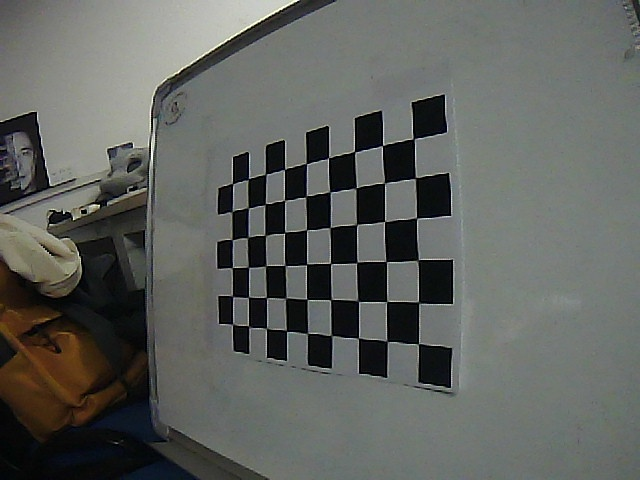
#> input picture script/calibrate/7.jpg, 640 x 480 px
$ python undistort.py 7.jpg   (older library calls are emulated)
#> lines starting #> are read from the running program, lines starting #| are printed output that depends on the picture
import cv2
import sys
import numpy as np

def undistort(img_path):
#> called with img_path = '7.jpg'
    DIM = (640, 480)
    K = np.array(
        [[529.0542108650583, 0.0, 328.11243708259155], [0.0, 528.4474102469408, 276.541015762088], [0.0, 0.0, 1.0]])
    D = np.array([[-0.1675384798926949], [-0.5110533326571545], [10.49841774261518], [-41.314556160738114]])
    img = cv2.imread(img_path)
#> img is the input picture: shape (480, 640, 3); mean B, G, R 94.5, 98.4, 95.9
    h,w = img.shape[:2]
#> h = 480; w = 640
    map1, map2 = cv2.fisheye.initUndistortRectifyMap(K, D, np.eye(3), K, DIM, cv2.CV_16SC2)
    undistorted_img = cv2.remap(img, map1, map2, interpolation=cv2.INTER_LINEAR, borderMode=cv2.BORDER_CONSTANT)
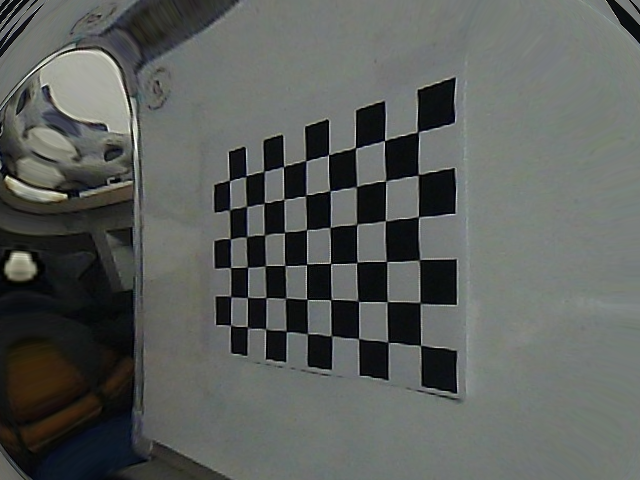
#> undistorted_img: shape (480, 640, 3); mean B, G, R 91.5, 94.7, 91.3
    cv2.imshow("undistorted", undistorted_img)
    cv2.waitKey(0)
    cv2.destroyAllWindows()

if __name__ == '__main__':
    # for p in sys.argv[1:]:
    #     print(p)
    undistort("7.jpg")

$ run again, with script/calibrate/0.jpg copied over script/calibrate/7.jpg
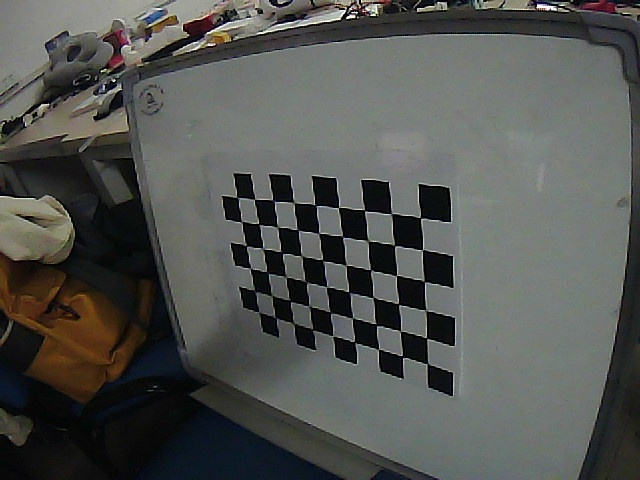
#> input picture script/calibrate/0.jpg, 640 x 480 px
#> in undistort, img is the input picture: shape (480, 640, 3); mean B, G, R 81.8, 84.9, 83.3
#> in undistort, `undistorted_img = cv2.remap(img, map1, map2, interpolation=cv2.INTER_L..`:
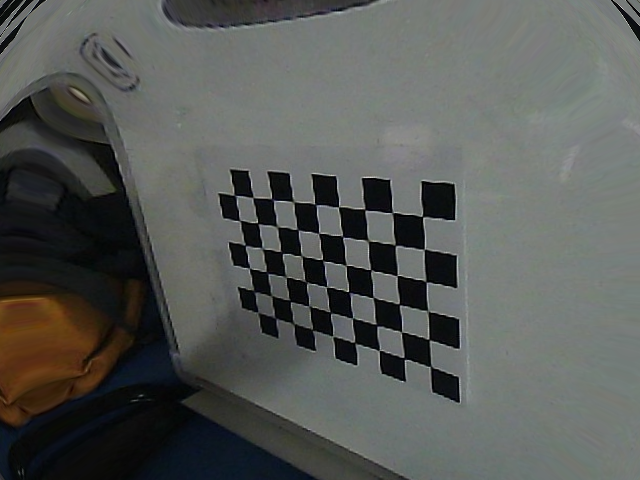
#> undistorted_img: shape (480, 640, 3); mean B, G, R 86.5, 89.5, 87.1

$ run again, with script/calibrate/2.jpg copied over script/calibrate/7.jpg
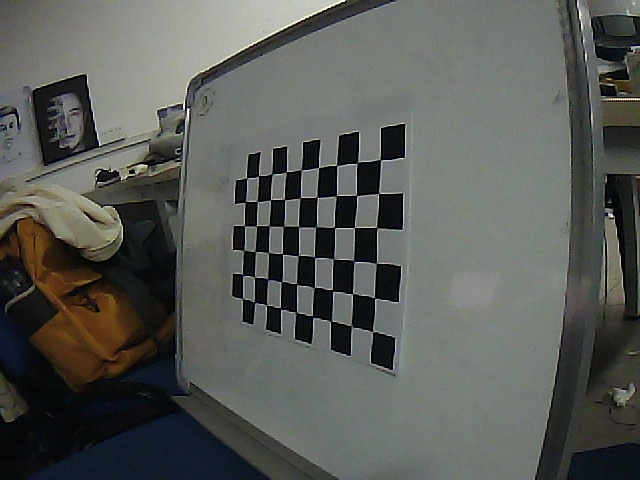
#> input picture script/calibrate/2.jpg, 640 x 480 px
#> in undistort, img is the input picture: shape (480, 640, 3); mean B, G, R 87.4, 91.2, 89.2
#> in undistort, `undistorted_img = cv2.remap(img, map1, map2, interpolation=cv2.INTER_L..`:
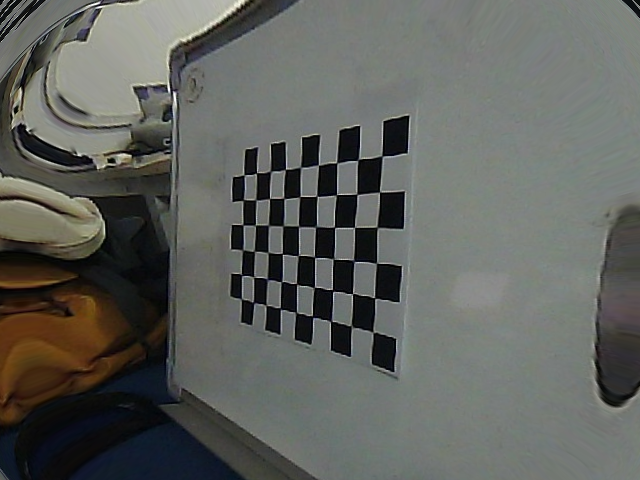
#> undistorted_img: shape (480, 640, 3); mean B, G, R 93.6, 98.1, 96.2

$ run again, with script/calibrate/3.jpg copied over script/calibrate/7.jpg
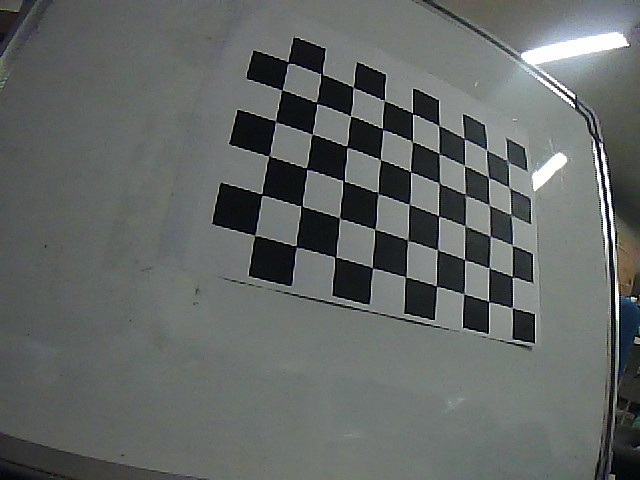
#> input picture script/calibrate/3.jpg, 640 x 480 px
#> in undistort, img is the input picture: shape (480, 640, 3); mean B, G, R 101.5, 103.1, 99
#> in undistort, `undistorted_img = cv2.remap(img, map1, map2, interpolation=cv2.INTER_L..`:
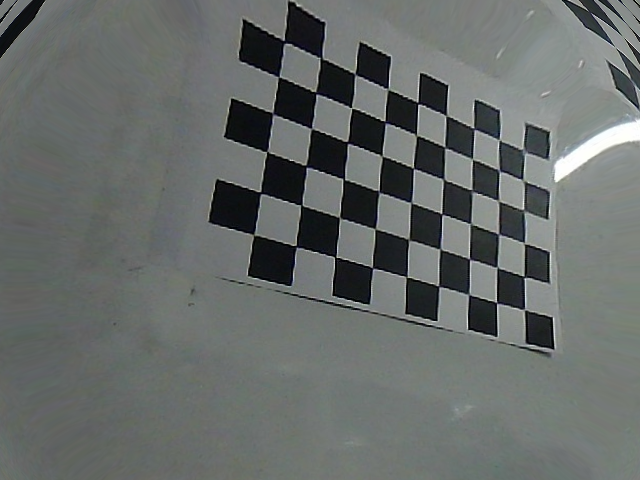
#> undistorted_img: shape (480, 640, 3); mean B, G, R 105.6, 107.5, 102.9
